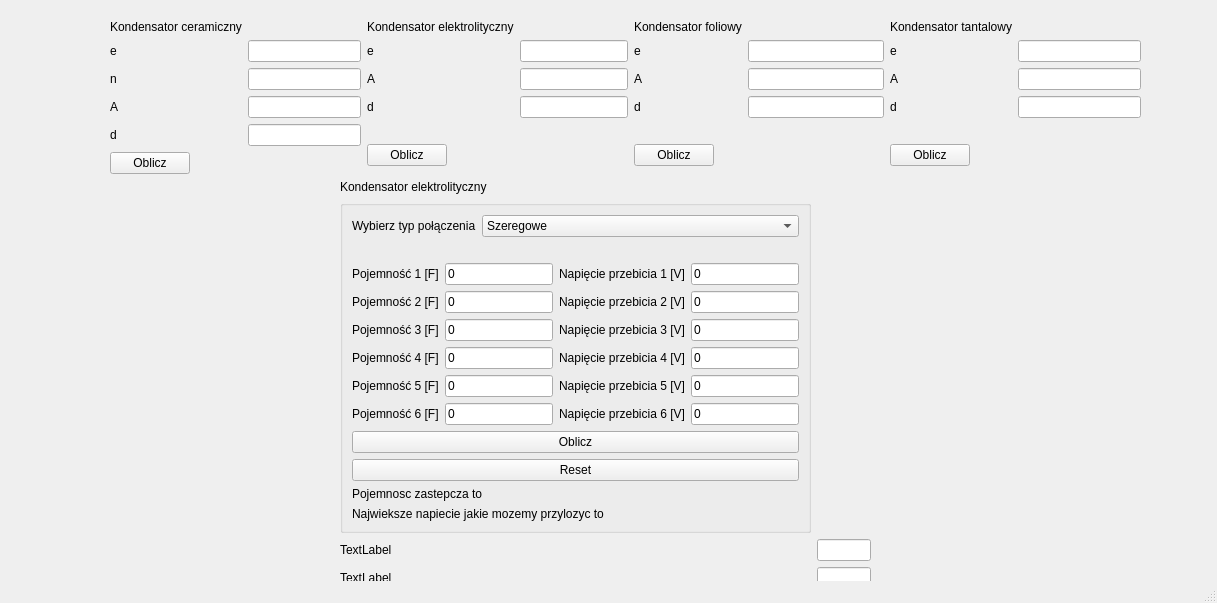
<?xml version="1.0" encoding="UTF-8"?>
<ui version="4.0">
 <class>MainWindow</class>
 <widget class="QMainWindow" name="MainWindow">
  <property name="geometry">
   <rect>
    <x>0</x>
    <y>0</y>
    <width>1217</width>
    <height>603</height>
   </rect>
  </property>
  <property name="windowTitle">
   <string>MainWindow</string>
  </property>
  <widget class="QWidget" name="centralwidget">
   <widget class="QWidget" name="horizontalLayoutWidget">
    <property name="geometry">
     <rect>
      <x>110</x>
      <y>20</y>
      <width>1031</width>
      <height>162</height>
     </rect>
    </property>
    <layout class="QHBoxLayout" name="horizontalLayout">
     <item>
      <layout class="QFormLayout" name="formLayout_2">
       <item row="0" column="0">
        <widget class="QLabel" name="label">
         <property name="text">
          <string>Kondensator ceramiczny</string>
         </property>
        </widget>
       </item>
       <item row="1" column="0">
        <widget class="QLabel" name="label_14">
         <property name="text">
          <string>e</string>
         </property>
        </widget>
       </item>
       <item row="2" column="0">
        <widget class="QLabel" name="label_15">
         <property name="text">
          <string>n</string>
         </property>
        </widget>
       </item>
       <item row="2" column="1">
        <widget class="QLineEdit" name="lineEdit_6"/>
       </item>
       <item row="3" column="0">
        <widget class="QLabel" name="label_16">
         <property name="text">
          <string>A</string>
         </property>
        </widget>
       </item>
       <item row="3" column="1">
        <widget class="QLineEdit" name="lineEdit_10"/>
       </item>
       <item row="4" column="0">
        <widget class="QLabel" name="label_17">
         <property name="text">
          <string>d</string>
         </property>
        </widget>
       </item>
       <item row="4" column="1">
        <widget class="QLineEdit" name="lineEdit_11"/>
       </item>
       <item row="5" column="0">
        <widget class="QPushButton" name="pushButton">
         <property name="text">
          <string>Oblicz</string>
         </property>
        </widget>
       </item>
       <item row="1" column="1">
        <widget class="QLineEdit" name="lineEdit"/>
       </item>
      </layout>
     </item>
     <item>
      <layout class="QFormLayout" name="formLayout_3">
       <item row="0" column="0">
        <widget class="QLabel" name="label_2">
         <property name="text">
          <string>Kondensator elektrolityczny</string>
         </property>
        </widget>
       </item>
       <item row="1" column="0">
        <widget class="QLabel" name="label_7">
         <property name="text">
          <string>e</string>
         </property>
        </widget>
       </item>
       <item row="1" column="1">
        <widget class="QLineEdit" name="lineEdit_3"/>
       </item>
       <item row="2" column="0">
        <widget class="QLabel" name="label_11">
         <property name="text">
          <string>A</string>
         </property>
        </widget>
       </item>
       <item row="2" column="1">
        <widget class="QLineEdit" name="lineEdit_8"/>
       </item>
       <item row="3" column="0">
        <widget class="QLabel" name="label_20">
         <property name="text">
          <string>d</string>
         </property>
        </widget>
       </item>
       <item row="3" column="1">
        <widget class="QLineEdit" name="lineEdit_14"/>
       </item>
       <item row="5" column="0">
        <widget class="QPushButton" name="pushButton_3">
         <property name="text">
          <string>Oblicz</string>
         </property>
        </widget>
       </item>
       <item row="4" column="0">
        <widget class="QLabel" name="label_21">
         <property name="text">
          <string/>
         </property>
        </widget>
       </item>
      </layout>
     </item>
     <item>
      <layout class="QFormLayout" name="formLayout">
       <item row="0" column="0">
        <widget class="QLabel" name="label_4">
         <property name="text">
          <string>Kondensator foliowy</string>
         </property>
        </widget>
       </item>
       <item row="1" column="0">
        <widget class="QLabel" name="label_8">
         <property name="text">
          <string>e</string>
         </property>
        </widget>
       </item>
       <item row="1" column="1">
        <widget class="QLineEdit" name="lineEdit_4"/>
       </item>
       <item row="2" column="0">
        <widget class="QLabel" name="label_12">
         <property name="text">
          <string>A</string>
         </property>
        </widget>
       </item>
       <item row="2" column="1">
        <widget class="QLineEdit" name="lineEdit_9"/>
       </item>
       <item row="3" column="0">
        <widget class="QLabel" name="label_22">
         <property name="text">
          <string>d</string>
         </property>
        </widget>
       </item>
       <item row="3" column="1">
        <widget class="QLineEdit" name="lineEdit_16"/>
       </item>
       <item row="5" column="0">
        <widget class="QPushButton" name="pushButton_4">
         <property name="text">
          <string>Oblicz</string>
         </property>
        </widget>
       </item>
       <item row="4" column="0">
        <widget class="QLabel" name="label_23">
         <property name="text">
          <string/>
         </property>
        </widget>
       </item>
      </layout>
     </item>
     <item>
      <layout class="QFormLayout" name="formLayout_5">
       <item row="0" column="0">
        <widget class="QLabel" name="label_5">
         <property name="text">
          <string>Kondensator tantalowy</string>
         </property>
        </widget>
       </item>
       <item row="2" column="0">
        <widget class="QLabel" name="label_9">
         <property name="text">
          <string>A</string>
         </property>
        </widget>
       </item>
       <item row="3" column="0">
        <widget class="QLabel" name="label_13">
         <property name="text">
          <string>d</string>
         </property>
        </widget>
       </item>
       <item row="4" column="0">
        <widget class="QLabel" name="label_24">
         <property name="text">
          <string/>
         </property>
        </widget>
       </item>
       <item row="2" column="1">
        <widget class="QLineEdit" name="lineEdit_5"/>
       </item>
       <item row="3" column="1">
        <widget class="QLineEdit" name="lineEdit_18"/>
       </item>
       <item row="1" column="0">
        <widget class="QLabel" name="label_25">
         <property name="text">
          <string>e</string>
         </property>
        </widget>
       </item>
       <item row="1" column="1">
        <widget class="QLineEdit" name="lineEdit_20"/>
       </item>
       <item row="5" column="0">
        <widget class="QPushButton" name="pushButton_5">
         <property name="text">
          <string>Oblicz</string>
         </property>
        </widget>
       </item>
      </layout>
     </item>
    </layout>
   </widget>
   <widget class="QWidget" name="">
    <property name="geometry">
     <rect>
      <x>340</x>
      <y>180</y>
      <width>531</width>
      <height>532</height>
     </rect>
    </property>
    <layout class="QFormLayout" name="formLayout_4">
     <item row="0" column="0">
      <widget class="QLabel" name="label_3">
       <property name="text">
        <string>Kondensator elektrolityczny</string>
       </property>
      </widget>
     </item>
     <item row="2" column="0">
      <widget class="QLabel" name="label_6">
       <property name="text">
        <string>TextLabel</string>
       </property>
      </widget>
     </item>
     <item row="3" column="0">
      <widget class="QLabel" name="label_10">
       <property name="text">
        <string>TextLabel</string>
       </property>
      </widget>
     </item>
     <item row="3" column="1">
      <widget class="QLineEdit" name="lineEdit_7"/>
     </item>
     <item row="4" column="0">
      <widget class="QLabel" name="label_18">
       <property name="text">
        <string>TextLabel</string>
       </property>
      </widget>
     </item>
     <item row="4" column="1">
      <widget class="QLineEdit" name="lineEdit_12"/>
     </item>
     <item row="5" column="0">
      <widget class="QLabel" name="label_19">
       <property name="text">
        <string>TextLabel</string>
       </property>
      </widget>
     </item>
     <item row="5" column="1">
      <widget class="QLineEdit" name="lineEdit_13"/>
     </item>
     <item row="6" column="0">
      <widget class="QPushButton" name="pushButton_2">
       <property name="text">
        <string>Oblicz</string>
       </property>
      </widget>
     </item>
     <item row="2" column="1">
      <widget class="QLineEdit" name="lineEdit_2"/>
     </item>
     <item row="1" column="0">
      <widget class="QGroupBox" name="groupBox">
       <property name="title">
        <string/>
       </property>
       <layout class="QVBoxLayout" name="verticalLayout_5">
        <item>
         <layout class="QFormLayout" name="formLayout_6">
          <item row="0" column="0">
           <widget class="QLabel" name="label_46">
            <property name="text">
             <string>Wybierz typ połączenia</string>
            </property>
           </widget>
          </item>
          <item row="0" column="1">
           <widget class="QComboBox" name="comboBox_8">
            <item>
             <property name="text">
              <string>Szeregowe</string>
             </property>
            </item>
            <item>
             <property name="text">
              <string>Równoległe</string>
             </property>
            </item>
           </widget>
          </item>
          <item row="1" column="0" colspan="2">
           <widget class="QLabel" name="label_47">
            <property name="text">
             <string/>
            </property>
           </widget>
          </item>
         </layout>
        </item>
        <item>
         <layout class="QHBoxLayout" name="horizontalLayout_15"/>
        </item>
        <item>
         <layout class="QVBoxLayout" name="verticalLayout_3">
          <item>
           <layout class="QGridLayout" name="gridLayout_4">
            <item row="0" column="0">
             <layout class="QHBoxLayout" name="horizontalLayout_16">
              <item>
               <widget class="QLabel" name="label_49">
                <property name="text">
                 <string>Pojemność 1 [F]</string>
                </property>
               </widget>
              </item>
              <item>
               <widget class="QLineEdit" name="P1">
                <property name="toolTip">
                 <string>&lt;html&gt;&lt;head/&gt;&lt;body&gt;&lt;p&gt;&lt;br/&gt;&lt;/p&gt;&lt;/body&gt;&lt;/html&gt;</string>
                </property>
                <property name="whatsThis">
                 <string>&lt;html&gt;&lt;head/&gt;&lt;body&gt;&lt;p&gt;&lt;br/&gt;&lt;/p&gt;&lt;/body&gt;&lt;/html&gt;</string>
                </property>
                <property name="text">
                 <string>0</string>
                </property>
               </widget>
              </item>
             </layout>
            </item>
            <item row="1" column="1">
             <layout class="QHBoxLayout" name="horizontalLayout_17">
              <item>
               <widget class="QLabel" name="label_50">
                <property name="text">
                 <string>Napięcie przebicia 2 [V]</string>
                </property>
               </widget>
              </item>
              <item>
               <widget class="QLineEdit" name="N2">
                <property name="text">
                 <string>0</string>
                </property>
               </widget>
              </item>
             </layout>
            </item>
            <item row="0" column="1">
             <layout class="QHBoxLayout" name="horizontalLayout_18">
              <item>
               <widget class="QLabel" name="label_51">
                <property name="text">
                 <string>Napięcie przebicia 1 [V]</string>
                </property>
               </widget>
              </item>
              <item>
               <widget class="QLineEdit" name="N1">
                <property name="text">
                 <string>0</string>
                </property>
               </widget>
              </item>
             </layout>
            </item>
            <item row="2" column="0">
             <layout class="QHBoxLayout" name="horizontalLayout_19">
              <item>
               <widget class="QLabel" name="label_53">
                <property name="text">
                 <string>Pojemność 3 [F]</string>
                </property>
               </widget>
              </item>
              <item>
               <widget class="QLineEdit" name="P3">
                <property name="text">
                 <string>0</string>
                </property>
               </widget>
              </item>
             </layout>
            </item>
            <item row="1" column="0">
             <layout class="QHBoxLayout" name="horizontalLayout_20">
              <item>
               <widget class="QLabel" name="label_55">
                <property name="text">
                 <string>Pojemność 2 [F]</string>
                </property>
               </widget>
              </item>
              <item>
               <widget class="QLineEdit" name="P2">
                <property name="text">
                 <string>0</string>
                </property>
               </widget>
              </item>
             </layout>
            </item>
            <item row="2" column="1">
             <layout class="QHBoxLayout" name="horizontalLayout_21">
              <item>
               <widget class="QLabel" name="label_56">
                <property name="text">
                 <string>Napięcie przebicia 3 [V]</string>
                </property>
               </widget>
              </item>
              <item>
               <widget class="QLineEdit" name="N3">
                <property name="text">
                 <string>0</string>
                </property>
               </widget>
              </item>
             </layout>
            </item>
           </layout>
          </item>
          <item>
           <layout class="QGridLayout" name="gridLayout_5">
            <item row="0" column="0">
             <layout class="QHBoxLayout" name="horizontalLayout_22">
              <item>
               <widget class="QLabel" name="label_58">
                <property name="text">
                 <string>Pojemność 4 [F]</string>
                </property>
               </widget>
              </item>
              <item>
               <widget class="QLineEdit" name="P4">
                <property name="text">
                 <string>0</string>
                </property>
               </widget>
              </item>
             </layout>
            </item>
            <item row="2" column="0">
             <layout class="QHBoxLayout" name="horizontalLayout_23">
              <item>
               <widget class="QLabel" name="label_60">
                <property name="text">
                 <string>Pojemność 6 [F]</string>
                </property>
               </widget>
              </item>
              <item>
               <widget class="QLineEdit" name="P6">
                <property name="text">
                 <string>0</string>
                </property>
               </widget>
              </item>
             </layout>
            </item>
            <item row="1" column="1">
             <layout class="QHBoxLayout" name="horizontalLayout_24">
              <item>
               <widget class="QLabel" name="label_61">
                <property name="text">
                 <string>Napięcie przebicia 5 [V]</string>
                </property>
               </widget>
              </item>
              <item>
               <widget class="QLineEdit" name="N5">
                <property name="text">
                 <string>0</string>
                </property>
               </widget>
              </item>
             </layout>
            </item>
            <item row="1" column="0">
             <layout class="QHBoxLayout" name="horizontalLayout_25">
              <item>
               <widget class="QLabel" name="label_63">
                <property name="text">
                 <string>Pojemność 5 [F]</string>
                </property>
               </widget>
              </item>
              <item>
               <widget class="QLineEdit" name="P5">
                <property name="text">
                 <string>0</string>
                </property>
               </widget>
              </item>
             </layout>
            </item>
            <item row="2" column="1">
             <layout class="QHBoxLayout" name="horizontalLayout_26">
              <item>
               <widget class="QLabel" name="label_64">
                <property name="text">
                 <string>Napięcie przebicia 6 [V]</string>
                </property>
               </widget>
              </item>
              <item>
               <widget class="QLineEdit" name="N6">
                <property name="text">
                 <string>0</string>
                </property>
               </widget>
              </item>
             </layout>
            </item>
            <item row="0" column="1">
             <layout class="QHBoxLayout" name="horizontalLayout_27">
              <item>
               <widget class="QLabel" name="label_65">
                <property name="text">
                 <string>Napięcie przebicia 4 [V]</string>
                </property>
               </widget>
              </item>
              <item>
               <widget class="QLineEdit" name="N4">
                <property name="text">
                 <string>0</string>
                </property>
               </widget>
              </item>
             </layout>
            </item>
           </layout>
          </item>
         </layout>
        </item>
        <item>
         <widget class="QPushButton" name="pushButton_9">
          <property name="text">
           <string>Oblicz</string>
          </property>
         </widget>
        </item>
        <item>
         <widget class="QPushButton" name="Reset">
          <property name="text">
           <string>Reset</string>
          </property>
         </widget>
        </item>
        <item>
         <layout class="QFormLayout" name="formLayout_9">
          <item row="0" column="0">
           <widget class="QLabel" name="label_66">
            <property name="text">
             <string>Pojemnosc zastepcza to</string>
            </property>
           </widget>
          </item>
          <item row="0" column="1">
           <widget class="QLabel" name="poj_label_2">
            <property name="text">
             <string/>
            </property>
           </widget>
          </item>
          <item row="1" column="0">
           <widget class="QLabel" name="label_67">
            <property name="text">
             <string>Najwieksze napiecie jakie mozemy przylozyc to</string>
            </property>
           </widget>
          </item>
          <item row="1" column="1">
           <widget class="QLabel" name="nap_label_2">
            <property name="text">
             <string/>
            </property>
           </widget>
          </item>
         </layout>
        </item>
       </layout>
      </widget>
     </item>
    </layout>
   </widget>
  </widget>
  <widget class="QMenuBar" name="menubar">
   <property name="geometry">
    <rect>
     <x>0</x>
     <y>0</y>
     <width>1217</width>
     <height>22</height>
    </rect>
   </property>
  </widget>
  <widget class="QStatusBar" name="statusbar"/>
 </widget>
 <resources/>
 <connections/>
</ui>
